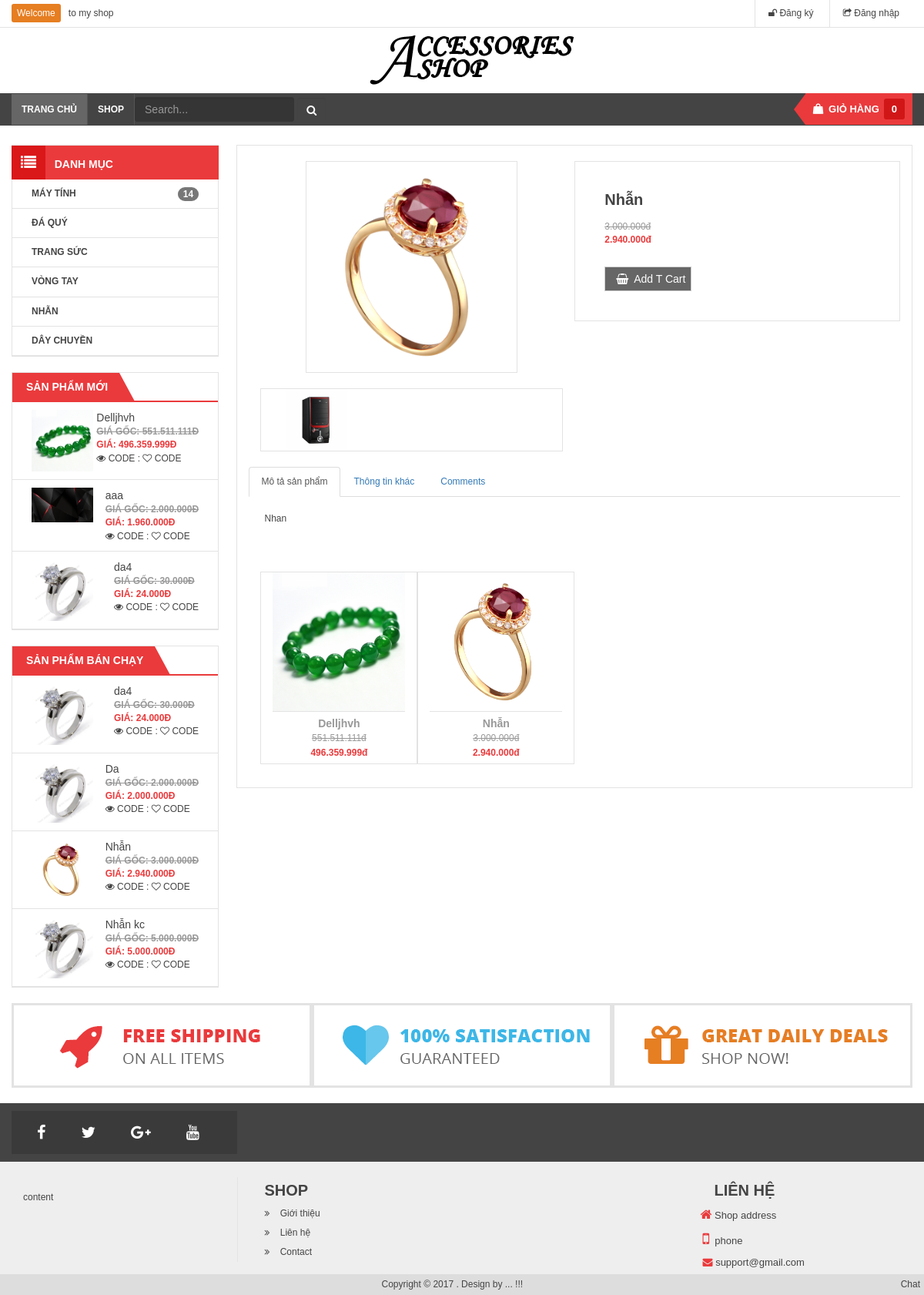
The app's page /chi-tiet-san-pham.php?id=9 with its own data.
### tables this page shows
CREATE TABLE `category` (
  `id` int(11) NOT NULL,
  `name` varchar(50) DEFAULT NULL,
  `slug` varchar(100) DEFAULT NULL,
  `images` varchar(100) DEFAULT NULL,
  `banner` int(100) DEFAULT NULL,
  `home` tinyint(4) DEFAULT '0',
  `status` tinyint(4) DEFAULT '1',
  `created_at` timestamp NULL DEFAULT CURRENT_TIMESTAMP,
  `updated_at` timestamp NULL DEFAULT CURRENT_TIMESTAMP ON UPDATE CURRENT_TIMESTAMP
);

CREATE TABLE `product` (
  `id` int(11) NOT NULL,
  `name` varchar(100) DEFAULT NULL,
  `slug` varchar(100) DEFAULT NULL,
  `price` int(11) DEFAULT NULL,
  `sale` tinyint(4) DEFAULT '0',
  `thumbn` varchar(100) DEFAULT NULL,
  `category_id` int(11) DEFAULT NULL,
  `content` text,
  `number` int(11) NOT NULL DEFAULT '0',
  `sold` int(11) DEFAULT '0',
  `head` int(11) DEFAULT '0',
  `view` int(11) DEFAULT '0',
  `hot` tinyint(11) DEFAULT '0',
  `pay` int(11) DEFAULT '0',
  `created_at` timestamp NULL DEFAULT NULL,
  `updated_at` timestamp NULL DEFAULT NULL ON UPDATE CURRENT_TIMESTAMP
);

### libraries/Function.php (called while the page is built, shortened)
<?php
    function  getInput($string)
    {
        return isset($_GET[$string]) ? $_GET[$string] : '';
    }
    function base_url()
    {
        return $url  = "http://localhost:8080/tutphp/";
    }
    function uploads()
    {
        return base_url() . "public/uploads/";
    }
    function formatPrice($number)
    {
        $number = intval($number);
        return number_format($number,0, ',', '.') . "đ";
    }
    function formatpricesale($number,$sale)
    {
        $number = intval($number);
        $sale = intval($sale);
        $price = $number*(100 - $sale)/100;
        return formatprice($price);
    }
 ?>

### libraries/Database.php (called while the page is built, shortened)
<?php
    class Database
    {
        public $link;
        public function __construct()
        {
            $this->link = mysqli_connect("localhost","root","","tutphp") or die ();
            mysqli_set_charset($this->link,"utf8");
        }
        public function fetchsql( $sql )
        {
            $result = mysqli_query($this->link,$sql) or die("Lỗi  truy vấn sql " .mysqli_error($this->link));
            $data = [];
            if($result)
            {
                while ($num = mysqli_fetch_assoc($result))
                {
                    $data[] = $num;
                }
            }
            return $data;
        }
        public function fetchID($table , $id )
        {
            $sql = "SELECT * FROM {$table} WHERE id = $id ";
            $result = mysqli_query($this->link,$sql) or die("Lỗi  truy vấn fetchID " .mysqli_error($this->link));
            return mysqli_fetch_assoc($result);
        }
         public function fetchAll($table)
        {
            $sql = "SELECT * FROM {$table} WHERE 1" ;
            $result = mysqli_query($this->link,$sql) or die("Lỗi Truy Vấn fetchAll " .mysqli_error($this->link));
            $data = [];
            if( $result)
            {
                while ($num = mysqli_fetch_assoc($result))
                {
                    $data[] = $num;
                }
            }
            return $data;
        }
    }
?>

### autoload/autoload.php (called while the page is built, shortened)
<?php
	require_once __DIR__. "/../libraries/Database.php";
	require_once __DIR__. "/../libraries/Function.php";
	$db = new Database;
	$category = $db->fetchAll('category');
	$sqlNew = "SELECT * FROM product WHERE 1 ORDER BY ID DESC LIMIT 3";
	$productNew = $db->fetchsql($sqlNew);
	$sqlPay = "SELECT * FROM product WHERE 1 ORDER BY pay DESC LIMIT 4";
	$productPay = $db->fetchsql($sqlPay);
?>

### chi-tiet-san-pham.php (the view, shortened to what this page needs)
<?php
	require_once __DIR__. "/autoload/autoload.php";
	$id = intval(getInput('id'));
	$product = $db->fetchID("product", $id);
	$cateid = intval($product['category_id']);
	$sql = "SELECT * FROM product WHERE category_id = $cateid ORDER BY id DESC LIMIT 4";
	$sanphamkemtheo = $db->fetchsql($sql);
?>
    <?php require_once __DIR__. "/layouts/header.php"; ?>
        <div class="col-md-9 bor">
            <section class="box-main1" >
	            <div class="col-md-6 text-center">
	                <img src="<?php echo uploads() ?>product/<?php echo $product['thumbn'] ?>" class="img-responsive bor" id="imgmain" width="100%" height="370" data-zoom-image="">
	                <ul class="text-center bor clearfix" id="imgdetail">
	                    <li>
	                        <img src="<?php echo base_url() ?>public/frontend/images/16-270x270.png" class="img-responsive pull-left" width="80" height="80">
	                    </li>
	                </ul>
	            </div>
	            <div class="col-md-6 bor" style="margin-top: 20px;padding: 30px;">
	               <ul id="right">
	                    <li><h3><?php echo $product['name'];  ?></h3></li>
	                    <?php if($product['sale'] > 0): ?>
	                    	<li>
		                    	<p><strike class="sale"><?php echo formatPrice($product['price'])  ?><br></strike></p>
		                    	<b class="price"><?php echo formatpricesale($product['price'],$product['sale']) ?></b>
		                    </li>
		                <?php else: ?>
		                	<li>
		                    	<b class="price"><?php echo formatPrice($product['price'])  ?></b>
		                    </li>
	                    <?php endif; ?>
	                    <li><a href="" class="btn btn-default"> <i class="fa fa-shopping-basket"></i>Add T Cart</a></li>
	               </ul>
	            </div>
	        </section>
	        <div class="col-md-12" id="tabdetail">
	            <div class="row">
	                <ul class="nav nav-tabs">
	                    <li class="active"><a data-toggle="tab" href="#home">Mô tả sản phẩm</a></li>
	                    <li><a data-toggle="tab" href="#menu1">Thông tin khác </a></li>
	                    <li><a data-toggle="tab" href="#menu2">Comments</a></li>
	                </ul>
	                <div class="tab-content">
	                    <div id="home" class="tab-pane fade in active">
	                        <p><?php echo $product['content'] ?></p>
	                    </div>
					</div>
				</div>
			</div>
			<br>
	        <div class="col-md-12" style="margin-top: 20px;">
	        	<div class="showitem clearfix">
                    <?php foreach ($sanphamkemtheo as $item): ?>
                        <div class="col-md-3  item-product bor">
                            <a href="chi-tiet-san-pham.php?id=<?php echo $item['id']; ?>">
                            <img src="<?php echo uploads() ?>/product/<?php echo $item['thumbn'] ?>" class="" width="100%" height="180">
                            </a>
                            <div class="info-item">
                                <a href="chi-tiet-san-pham.php?id=<?php echo $item['id']; ?>"><?php echo $item['name'] ?></a>
                                <p>
                                    <strike class="sale"><?php echo formatPrice($item['price']); ?></strike>
                                    <br>
                                    <b class="price"><?php echo formatpricesale($item['price'],$item['sale']); ?></b>
                                </p>
                            </div>
                        </div>
                    <?php endforeach; ?>
                </div>
	        </div>
        </div>
    <?php require_once __DIR__. "/layouts/footer.php"; ?>

### layouts/header.php (shortened to what this page needs)
<!DOCTYPE html>
<html>
    <head>
        <link rel="stylesheet" type="text/css" href="<?php echo base_url() ?>public/frontend/css/font-awesome.min.css">
        <link rel="stylesheet" type="text/css" href="<?php echo base_url() ?>public/frontend/css/bootstrap.min.css">
        <link rel="stylesheet" type="text/css" href="<?php echo base_url() ?>public/frontend/css/style.css?v=?<?php echo time(); ?>">
    </head>
    <body>
        <div id="wrapper">
            <div id="header">
                <div id="header-top">
                    <div class="container">
                        <div class="row clearfix">
                            <div class="col-md-6" id="header-text">
                                <a>Welcome</a>to my shop
                            </div>
                            <div class="col-md-6">
                                <nav id="header-nav-top">
                                    <ul class="list-inline pull-right" id="headermenu">
                                        <?php if (isset($_SESSION['name_user'])): ?>
                                            <li>Xin chào: <?php echo ($_SESSION['name_user']); ?></li>
                                            <li>
                                                <a href=""><i class="fa fa-user"></i> Tài khoản <i class="fa fa-caret-down"></i></a>
                                                <ul id="header-submenu">
                                                    <li><a href="info-user.php">Thông tin</a></li>
                                                    <li><a href="gio-hang.php">Giỏ hàng</a></li>
                                                    <li><a href="thoat.php">Đăng xuất</a></li>
                                                </ul>
                                            </li>
                                        <?php else: ?>
                                            <li>
                                                <a href="dang-ky.php"><i class="fa fa-unlock"></i> Đăng ký</a>
                                            </li>
                                            <li>
                                                <a href="dang-nhap.php"><i class="fa fa-share-square-o"></i> Đăng nhập</a>
                                            </li>
                                        <?php endif; ?>
                                    </ul>
                                </nav>
                            </div>
                        </div>
                    </div>
                </div>
                <div style="margin-top: -15px; margin-bottom: -15px; " class="container">
                    <div class="row" id="header-main">
                        <div style="margin: auto; width: 20%;">
                            <a href=""><img height="65px" width="270px" src="<?php echo base_url() ?>public/frontend/images/logo.png"></a>
                        </div>
                    </div>
                </div>
            </div>
            <div id="menunav">
                <div class="container" style="padding-top:1px;padding-bottom: 1px;">
                    <nav>
                        <div class="home pull-left">
                            <a href="../tutphp">Trang chủ</a>
                        </div>
                        <ul id="menu-main">
                            <li>
                                <a href="">Shop</a>
                            </li>
                            <li>
                                <form  action="search.php" class="form-inline" method="GET">
                                    <input required style="margin-top: 4px; height: 32px; background-color: #353535; color: white; border-color: #353535; border-radius: 3px;" class="form-control fc" type="text" placeholder="Search..." name="search">
                                    <button style="margin-top: 4px; height: 32px; background-color: #444; color: white; border-color: #444" class="fa fa-search form-control" type="submit" name="submit">
                                    </button>
                                </form>
                            </li>
                        </ul>
                        <ul class="pull-right" id="main-shopping">
                            <li>
                                <a style="background-color: #ea3a3c;" href="gio-hang.php"><i style="background-color: #ea3a3c" class="fa fa-shopping-bag"></i> &nbspGiỏ hàng<i class="sosp" style="margin-left: 6px; padding: 6px 10px; font-style: normal; border-radius: 3px;"><?php if (isset($_SESSION['sosp'])) {echo $_SESSION['sosp'];} else {echo "0";} ?></i></a>
                            </li>
                        </ul>
                        <ul class="pull-right arrow-left">
                        </ul>
                    </nav>
                </div>
            </div>
            <div id="maincontent">
                <div class="container">
                    <div class="col-md-3  fixside" >
                        <div class="box-left box-menu" >
                            <h3 class="box-title"><i class="fa fa-list"></i>&nbsp&nbsp Danh mục</h3>
                            <ul>
                                <li>
                                    <a href="">Máy tính  <span class="badge pull-right">14</span></a>
                                </li>
                            </ul>
                            <ul>
                                <?php foreach($category as $item): ?>
                                    <li><a href="danh-muc-san-pham.php?id=<?php echo $item['id'] ?>"><?php echo $item['name']; ?></a></li>
                                <?php endforeach; ?>
                            </ul>
                        </div>
                        <div class="box-left box-menu">
                            <h3 class="title-main"><a style="text-decoration: none">Sản phẩm mới</a><p style="margin-bottom: -14px; margin-top: -3px" class="arrow"></h3>
                            <ul>
                                <?php foreach($productNew as $item): ?>
                                <li class="clearfix">
                                    <a href="">
                                        <img src="<?php echo uploads() ?>product/<?php echo $item['thumbn'] ?>" class="img-responsive pull-left" width="80" height="80">
                                        <div class="info pull-right">
                                            <p class="name"><?php echo $item['name'] ?></p>
                                            <b class="sale">Giá gốc: <?php echo formatPrice($item['price']); ?></b><br>
                                            <b class="price">Giá: <?php echo formatpricesale($item['price'],$item['sale']); ?></b><br>
                                            <span class="view"><i class="fa fa-eye"></i> code : <i class="fa fa-heart-o"></i> code</span>
                                        </div>
                                    </a>
                                </li>
                                <?php endforeach; ?>
                            </ul>
                        </div>
                        <div class="box-left box-menu">
                            <h3 class="title-main"><a style="text-decoration: none">Sản phẩm bán chạy</a><p style="margin-bottom: -14px; margin-top: -3px" class="arrow"></h3>
                            <ul>
                                <?php foreach($productPay as $item): ?>
                                <li class="clearfix">
                                    <a href="">
                                        <img src="<?php echo uploads() ?>product/<?php echo $item['thumbn'] ?>" class="img-responsive pull-left" width="80" height="80">
                                        <div class="info pull-right">
                                            <p class="name"><?php echo $item['name'] ?></p>
                                            <b class="sale">Giá gốc: <?php echo formatPrice($item['price']); ?></b><br>
                                            <b class="price">Giá: <?php echo formatpricesale($item['price'],$item['sale']); ?></b><br>
                                            <span class="view"><i class="fa fa-eye"></i> code : <i class="fa fa-heart-o"></i> code</span>
                                        </div>
                                    </a>
                                </li>
                                <?php endforeach; ?>
                            </ul>
                        </div>
                    </div>

### records on screen
category: name "ĐÁ QUÝ"
category: name "TRANG SỨC"
category: name "VÒNG TAY"
category: name "NHẪN"
category: name "DÂY CHUYỀN"
product: thumbn (picture), name "Delljhvh", price "551.511.111Đ", formatpricesale($item['price'],$item['sale']) "496.359.999Đ", price "551.511.111đ", formatpricesale($item['price'],$item['sale']) "496.359.999đ"
product: thumbn (picture), name "aaa", price "2.000.000Đ", formatpricesale($item['price'],$item['sale']) "1.960.000Đ"
product: thumbn (picture), name "da4", price "30.000Đ", formatpricesale($item['price'],$item['sale']) "24.000Đ"
product: thumbn (picture), name "Da", price "2.000.000Đ", formatpricesale($item['price'],$item['sale']) "2.000.000Đ"
product: thumbn (picture), name "Nhẫn", price "3.000.000Đ", formatpricesale($item['price'],$item['sale']) "2.940.000Đ", price "3.000.000đ", formatpricesale($product['price'],$product['sale']) "2.940.000đ", content "Nhan", formatpricesale($item['price'],$item['sale']) "2.940.000đ"
product: thumbn (picture), name "Nhẫn kc", price "5.000.000Đ", formatpricesale($item['price'],$item['sale']) "5.000.000Đ"
